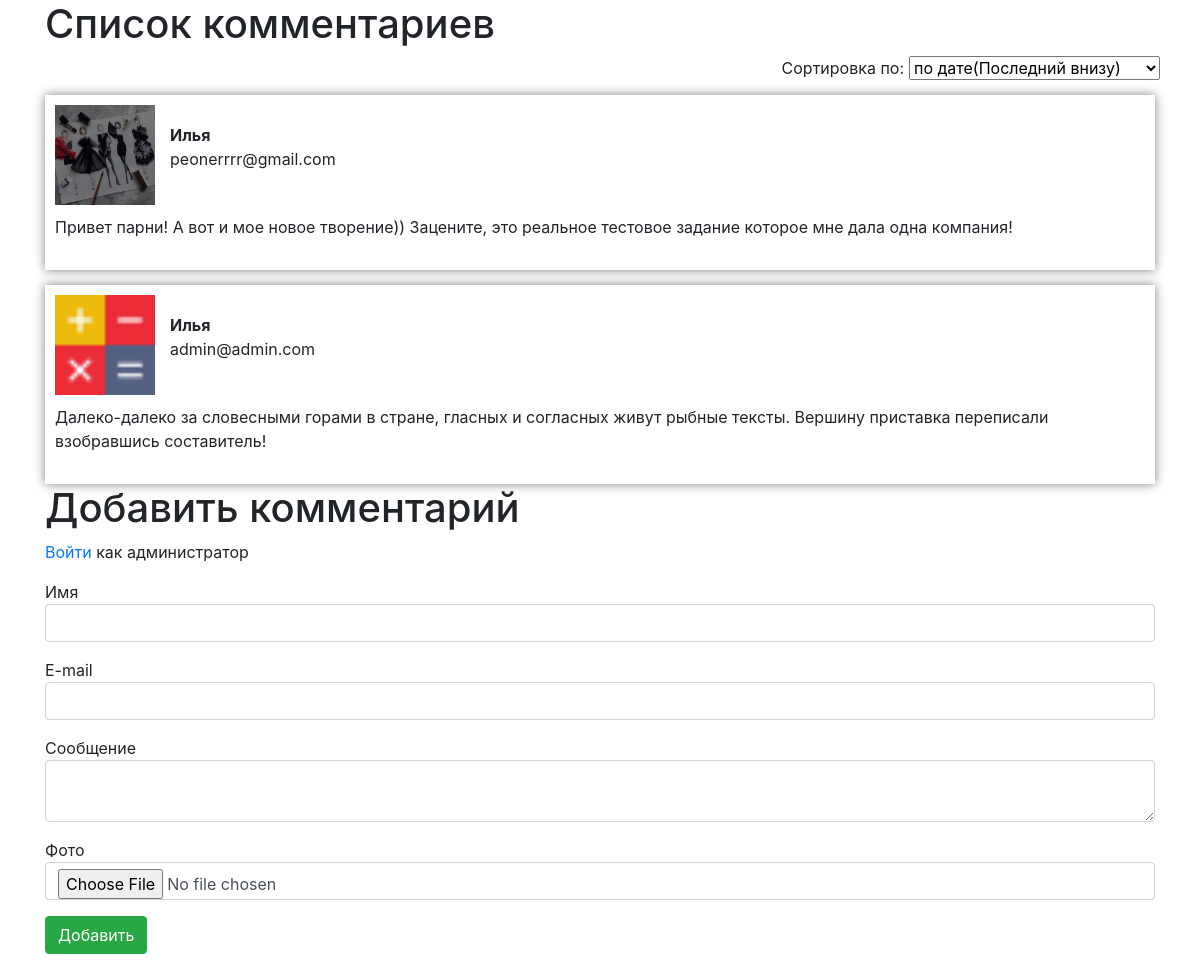
The page / on the database its author committed.
### tables this page shows
CREATE TABLE `comments` (
  `id` int(11) NOT NULL,
  `name` varchar(50) NOT NULL,
  `email` varchar(100) NOT NULL,
  `text` varchar(200) NOT NULL,
  `image` varchar(100) NOT NULL,
  `date` varchar(50) NOT NULL
);

### sort.php (called while the page is built, shortened)
<?php session_start();
require "database/QueryBuild.php";
$db = new QueryBuild();
        if ($_POST['select'] == 'name') {
        	if ($_SESSION['user']['userName']) {
                $comments = $db->showAll('comments', 'name');
        		$data = array_values(array_merge($comments, $_SESSION));
        	}else{
        		$_SESSION['user']['userName'] = '';
                $comments = $db->showAll('comments', 'name');
        		$data = array_values(array_merge($comments, $_SESSION));
        	}
            	print_r(json_encode($data));
        }else {
               $comments = $db->showAllDesc('comments', 'date');
        }

### database/QueryBuild.php (called while the page is built, shortened)
<?php
class QueryBuild
{
    public $pdo;
    function __construct()
    {
        $this->pdo = new PDO("mysql:host=localhost; dbname=texode_bd", "root", "");
    }
    function showAllDesc($table, $sort){
        $sql = "SELECT * FROM $table ORDER BY $sort DESC";
        $statement = $this->pdo->prepare($sql);
        $statement->execute();
        $result = $statement->fetchAll(PDO::FETCH_ASSOC);
        return $result;
    }
}

### index.php (the view, shortened to what this page needs)
<?php session_start();
  require "sort.php";
    ?>
    <!doctype html>
    <html lang="en">
    <head>
    <link rel="stylesheet" href="https://stackpath.bootstrapcdn.com/bootstrap/4.3.1/css/bootstrap.min.css">
    <link rel="stylesheet" href="css/style.css">
    </head>
    <body>
    <div class="container">
    <div class="row">
        <div class="col-md-12">
            <h1>Список комментариев</h1>
            <div class="sort-block">Сортировка по:
                <form id='sortForm' action='/' method='post' onchange="$(this).submit()">
                     <select name='select'>
                        <option value='dateAsc'>по дате(Последний внизу)</option>
                    </select>
                </form>
            </div>
            <ul class="comments-list">
            <?php if ($_SESSION['user']['userName'] === 'admin'): ?>
                <?php foreach ($comments as $comment): ?>
                    <li>
                        <div class="comment-body">
                            <div class="image-wrapper">
                                <img src="<?php echo $comment['image'] ?>">
                            </div>
                            <div class="person-info-block">
                                <b><?php echo $comment['name']; ?></b>
                                <p class="comments-email"><?php echo $comment['email']; ?></p>
                                <p class="comment-date"><?php echo $comment['date'] ?></p>
                            </div>
                            <div class="comments-text">
                                <p><?php echo $comment['text']; ?></p>
                            </div>
                        </div>
                        <div class="comment-action">
                            <a class="btn btn-danger delete" href="delete.php?id=<?php echo $comment['id']; ?>">Удалить</a>
                        </div>
                    </li>
                <?php endforeach ?>
             <?php else: ?>
                    <?php foreach ($comments as $comment): ?>
                    <li>
                        <div class="comment-body">
                            <div class="image-wrapper">
                                <img src="<?php echo $comment['image'] ?>">
                            </div>
                            <div class="person-info-block">
                                <b><?php echo $comment['name']; ?></b>
                                <p class="comments-email"><?php echo $comment['email']; ?></p>
                            </div>
                            <div class="comments-text">
                                <p><?php echo $comment['text']; ?></p>
                            </div>
                        </div>
                    </li>
                <?php endforeach ?>
            <?php endif ?>
            </ul>
        </div>
    </div>
    </div>
    <div class="container">
    <div class="row">
        <div class="col-md-12">
            <h1>Добавить комментарий</h1>
            <?php if ($_SESSION['user']['userName'] != 'admin'): ?>
             <p><a href="/form-auth.php">Войти</a> как администратор</p>
             <?php else: ?>
            <p>Пользователь, <?php echo $_SESSION['user']['userName'] ?> <a href="/logout.php">выход</a> </p>
            <?php endif ?>
            <form id="addComment" action="store.php" method="post" enctype=multipart/form-data>
                <div class="form-group">Имя
                    <input id="comName" type="text" class="form-control" name="comName" value="<?php echo $_POST['comName'] ?>">
                </div>
                <div class="form-group">E-mail
                    <input id="comEmail" type="email" name="comEmail" class="form-control"></input>
                </div>
                <div class="form-group">Сообщение
                    <textarea id="comText" name="comText" class="form-control"></textarea>
                </div>
                <div class="form-group">Фото
                    <input id="comImage" type="file" name="comImage" class="form-control"></input>
                </div>
                <div class="form-group">
                    <button id="btn_add" class="btn btn-success" type="submit">Добавить</button>
                </div>
            </form>
        </div>
    </div>
</div>
    </body>
    </html>

### css/style.css (style rules this page uses)
.image-wrapper { width: 100px; height: 100px; }
.image-wrapper img { width: 100%; height: 100%; }
.comment-body { display: flex; flex-wrap: wrap; align-items: center; }
.comments-list li { padding: 10px; box-shadow: 0 0 10px rgba(0,0,0, 0.5); margin-top: 15px; }
.comments-text { width: 100%; padding: 10px 0 5px 0; }
.person-info-block { padding: 15px; }
.sort-block { flex-wrap: wrap; justify-content: flex-end; display: flex; }
.sort-block select { width: 100%; margin: 0 5px; }
ul,ol,li { margin: 0; padding: 0; list-style: none; }
.btn { margin-bottom: 10px; }

### index.php (style rules this page uses)
.btn { display: inline-block; }

### rows shown on the page
comments: image (picture), name "Илья", email "peonerrrr@gmail.com", text "Привет парни! А вот и мое новое творение)) Зацените, это реальное тестовое задание которое мне дала одна компания!"
comments: image (picture), name "Илья", email "admin@admin.com", text "Далеко-далеко за словесными горами в стране, гласных и согласных живут рыбные тексты. Вершину приставка переписали взобравшись составитель!"
